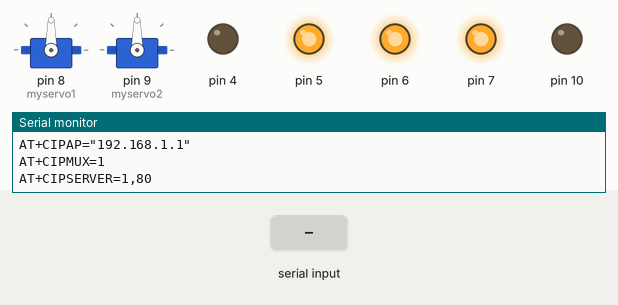
Recording of a sketch running on a simulated Arduino Uno, built with avr-gcc and run on an emulated ATmega328P. Parts: 2 × servo, output pins drawn as LEDs (lit = HIGH), the last lines printed to the serial monitor. The test bench sets the inputs (shaded band).

Above: at 14.4 s.
14.5 s: "moto" received over Serial
17.5 s: "ssid" received over Serial
At 20.2 s:
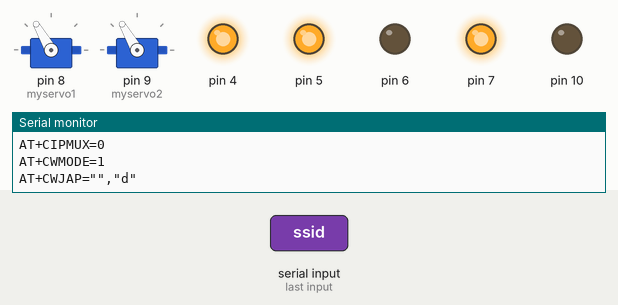
20.5 s: "Remo" received over Serial
At 20.9 s:
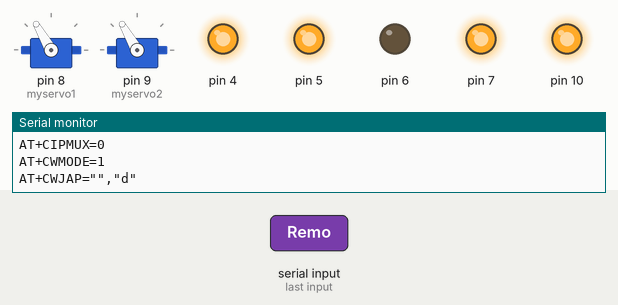
22.5 s: "moto" received over Serial
25.5 s: "FAIL" received over Serial
At 28.1 s:
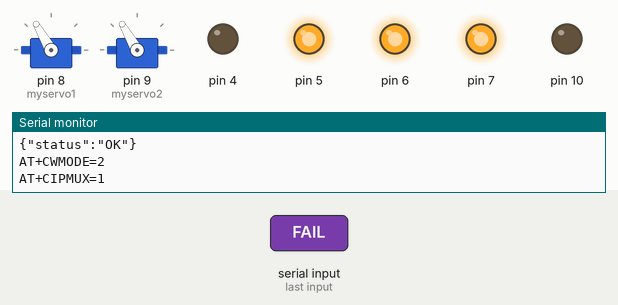
28.5 s: "moted" received over Serial
At 29.17 s:
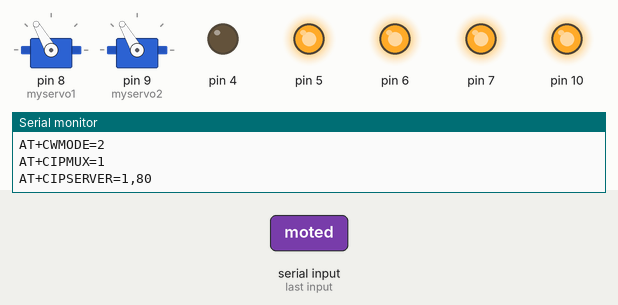
Timing chart, 0 to 31.5 s (numbered marks = the images above; inputs shaded):
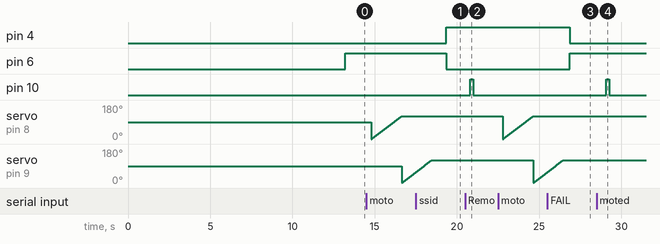

Measured:
- after the input at 17.5 s, pin 4: LOW → HIGH after 1.9 s; pin 6: HIGH → LOW after 1.9 s
- after the input at 20.5 s, pin 10: LOW → HIGH after 0.31 s, → LOW 0.20 s later
- after the input at 25.5 s, pin 4: HIGH → LOW after 1.4 s; pin 6: LOW → HIGH after 1.4 s
- after the input at 28.5 s, pin 10: LOW → HIGH after 0.57 s, → LOW 0.20 s later

The sketch:

UNO_2Servo_3.ino
```cpp
#include <Servo.h>

//#define connectserver "AT+CIPSTART=\"TCP\",\"192.168.125.153\",2000"
#define Reset "AT+RST\r\n"
#define changemode "AT+CWMODE=2\r\n"
#define setip "AT+CIPAP=\"192.168.1.1\"\r\n"
#define multiconnect "AT+CIPMUX=1\r\n"
#define creatserver "AT+CIPSERVER=1,80\r\n"
#define connecting "AT+CWJAP="
#define getipaddress "AT+CIFSR"
#define senddata "AT+CIPSEND="
//#define connectserver "AT+CIPSTART=\"TCP\",\"5.160.71.117\",2000"
#define connectserver "AT+CIPSTART=\"TCP\",\"192.168.100.96\",2000"
#define senddata "AT+CIPSEND="

void lightControl(bool b,bool r,bool g);

Servo myservo1;
Servo myservo2;
int pos = 0;
String command = "";
String ssid="";
String pass="";
int timer = 1400;
bool ConnectWifi = false;
bool connectServer = false;
String SN = "11112";

void setup() {
  myservo1.attach(8);
  myservo2.attach(9);
  pinMode(4,OUTPUT);
  pinMode(5,OUTPUT);
  pinMode(6,OUTPUT);
  pinMode(7,OUTPUT);
  pinMode(10,OUTPUT);
  // put you\r setup code here, to run once:
  Serial.begin(115200);
  delay(200);
  Serial.print(Reset);
  delay(4000);
  Serial.print(changemode);
  delay(2000);
  Serial.print(setip);
  delay(2000);
  Serial.print(multiconnect);
  delay(3000);
  Serial.print(creatserver);
  //Serial.print(getipaddress);
  delay(2000);
  lightControl('r');
  digitalWrite(7,1);
}

void loop() {
    //--------------------------------------------------------------
  if (Serial.available() > 0) {
    String com = "";
    while (Serial.available())
    {
      char c = Serial.read();
      com += (char)c;
    }
    delay(300);
  //sample request 192.168.1.1/ssidIrancell-Z6000passfaez22338510
    if(com.indexOf("ssid") != -1){
      //digitalWrite(7,1);
      Serial.print("AT+CIPSERVER=0\r\n");
      delay(100);
      Serial.print("AT+CIPMUX=0\r\n");
      delay(200);
      Serial.print("AT+CWMODE=1\r\n");
      delay(200);
      int sid =  com.lastIndexOf("ssid");
      int pas =  com.lastIndexOf("pass");
      int http = com.indexOf("HTTP");
      int len =  com.length();

      ssid=com.substring(sid+4, pas);
      pass= com.substring(pas+4, http-1);
      //ChangeSSID = true;
      String ConnectCommand="";
      ConnectCommand += connecting;
      ConnectCommand += "\"" + ssid + "\",\"" + pass + "\"\r\n";

      ConnectCommand.replace("%20", " ");

      Serial.print(ConnectCommand);
      lightControl('b');
      delay(100);
      //ChangeSSID = false;

    }
    else if(com.indexOf("moto") != -1){
//        myservo1.write(0);
//        delay(200);
//        myservo2.write(0);
      for (pos = 0; pos <= 120; pos += 1) { // goes from 0 degrees to 180 degrees
        myservo1.write(pos);              // tell servo to go to position in variable 'pos'
        delay(15);                       // waits 15ms for the servo to reach the position
      }
      for (pos = 0; pos <= 120; pos += 1) { // goes from 0 degrees to 180 degrees
        myservo2.write(pos);              // tell servo to go to position in variable 'pos'
        delay(15);                       // waits 15ms for the servo to reach the position
      }
      String Message = "{\"status\":\"OK\"}";
      String lenght = senddata;
      lenght += Message.length();
      Serial.println(lenght);
      delay(100);
      Serial.println(Message);
    }else if(com.indexOf("Remo") != -1||com.indexOf("moted") != -1){
      digitalWrite(10,1);
      delay(200);
      digitalWrite(10,0);
    }
    else if(com.indexOf("FAIL") != -1 || com.indexOf("+CWJAP") != -1 || com.indexOf("JAP:3") != -1){
      lightControl('r');

      Serial.print("AT+CWMODE=2\r\n");
      delay(200);
      Serial.print(multiconnect);
      delay(1500);
      Serial.print(creatserver);
      delay(200);
    }
    else if(com.indexOf("GOT") != -1 || com.indexOf("TED") != -1 || com.indexOf("FI CO") != -1){

      lightControl('g');

      ConnectWifi = true;
      delay(2000);
      Serial.println(connectserver);
      digitalWrite(7,0);
    }
    else if(com.indexOf("DISC") != -1 || com.indexOf("FI DI") != -1){
      ConnectWifi = false;
      connectServer = false;
      lightControl('r');
      //Serial.print("AT+CWMODE=2\r\n");
      //delay(200);
      //Serial.print(multiconnect);
      //delay(1500);
      //Serial.print(creatserver);
      //delay(200);
    }
    else if(com.indexOf("HRF") != -1 || com.indexOf("Teln") != -1 || com.indexOf("Wel") != -1){
      ConnectWifi = true;
      connectServer = true;
      String Message = "{\"SN\":\""+SN+"\"}";
      String lenght = senddata;
      lenght += Message.length();
      Serial.println(lenght);
      delay(100);
      Serial.println(Message);
      lightControl('g');
    }
    else if(com.indexOf("CLO") != -1||com.indexOf("OSED") != -1){
        connectServer = false;
    }
  }
  //--------------------------------------------------------------
  if (timer == 2500 && ConnectWifi && connectServer == false) {
      Serial.println(connectserver);
      digitalWrite(7,0);
  }
    //-------------------------------------------------------------
    delay(10);
    if(timer++ == 3000){
      timer = 0;
      digitalWrite(7,1);
    }
    //digitalWrite(10,1);
}


void lightControl(char light){
  if(light == 'g'){
    digitalWrite(4,1);
    digitalWrite(5,0);
    digitalWrite(6,1);
  }
  else if(light == 'r'){
    digitalWrite(4,0);
    digitalWrite(5,1);
    digitalWrite(6,1);
  }
  else{
    digitalWrite(4,1);
    digitalWrite(5,1);
    digitalWrite(6,0);
  }
};
```
